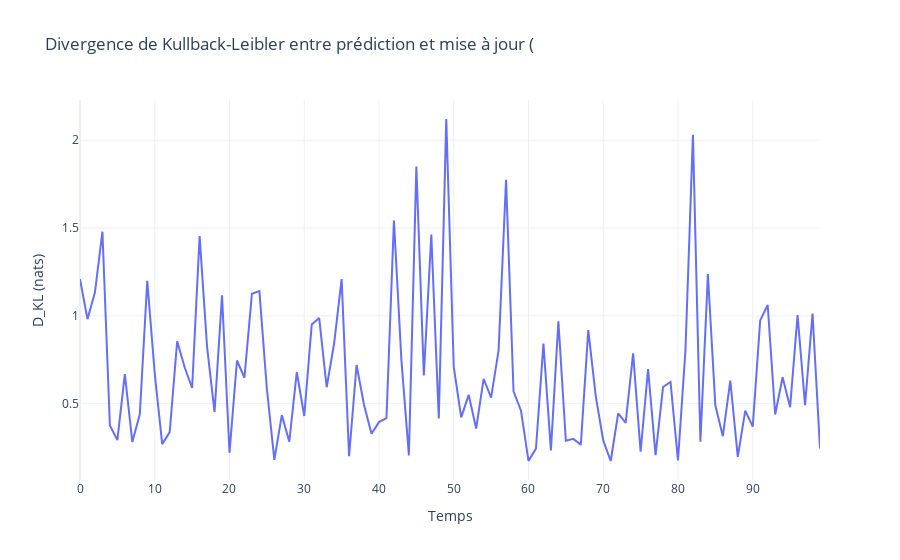

This figure's notebook cell:
### Code cell
import numpy as np
import plotly.graph_objects as go

# === Paramètres ===
Te = 1.0
T = 100  # nombre de pas de temps

# Matrice de transition (état : x, y, vx, vy)
F = np.array([
    [1, 0, Te,  0],
    [0, 1,  0, Te],
    [0, 0,  1,  0],
    [0, 0,  0,  1]
])

# Matrice d'observation (on observe x, y)
H = np.array([
    [1, 0, 0, 0],
    [0, 1, 0, 0]
])

# Covariances
Q =  np.eye(4)  # bruit de processus
R = 30 * np.eye(2)  # bruit de mesure

# État initial
x_true = np.array([0, 0, 1, 1])
x_est = np.array([0, 0, 0, 0])
P = 100 * np.eye(4)  # forte incertitude initiale

kl_hist = []

# === Fonction de divergence KL entre 2 lois normales multivariées ===
def kl_divergence_gaussians(mu0, P0, mu1, P1):
    n = mu0.shape[0]
    inv_P1 = np.linalg.inv(P1)
    delta = mu1 - mu0
    term1 = np.trace(inv_P1 @ P0)
    term2 = delta.T @ inv_P1 @ delta
    sign0, logdet0 = np.linalg.slogdet(P0)
    sign1, logdet1 = np.linalg.slogdet(P1)
    if sign0 <= 0 or sign1 <= 0:
        return np.nan
    term3 = logdet1 - logdet0
    return 0.5 * (term1 + term2 - n + term3)

# === Boucle de filtrage Kalman ===
for _ in range(T):
    # Mouvement réel
    w = np.random.multivariate_normal(np.zeros(4), Q)
    x_true = F @ x_true + w

    # Observation
    v = np.random.multivariate_normal(np.zeros(2), R)
    z = H @ x_true + v

    # Prédiction
    x_pred = F @ x_est
    P_pred = F @ P @ F.T + Q

    # Mise à jour
    y = z - H @ x_pred
    S = H @ P_pred @ H.T + R
    K = P_pred @ H.T @ np.linalg.inv(S)
    x_est = x_pred + K @ y
    P = (np.eye(4) - K @ H) @ P_pred

    # KL divergence entre postérieur et prédiction
    kl = kl_divergence_gaussians(x_est, P, x_pred, P_pred)
    kl_hist.append(kl)

# === Affichage Plotly ===
fig_kl = go.Figure()
fig_kl.add_trace(go.Scatter(
    x=list(range(T)),
    y=kl_hist,
    mode='lines',
    name='KL Divergence'
))
fig_kl.update_layout(
    title="Divergence de Kullback-Leibler entre prédiction et mise à jour (",
    xaxis_title="Temps",
    yaxis_title="D_KL (nats)",
    template="plotly_white"
)
fig_kl.show()

### Figure 1 — Plotly figure (JSON) as saved in the notebook; plotly's stock layout.template omitted (floating-point values rounded to 4 significant figures)
{"data": [{"mode": "lines", "name": "KL Divergence", "type": "scatter", "x": [0, 1, 2, 3, 4, 5, 6, 7, 8, 9, 10, 11, 12, 13, 14, 15, 16, 17, 18, 19, 20, 21, 22, 23, 24, 25, 26, 27, 28, 29, 30, 31, 32, 33, 34, 35, 36, 37, 38, 39, 40, 41, 42, 43, 44, 45, 46, 47, 48, 49, 50, 51, 52, 53, 54, 55, 56, 57, 58, 59, 60, 61, 62, 63, 64, 65, 66, 67, 68, 69, 70, 71, 72, 73, 74, 75, 76, 77, 78, 79, 80, 81, 82, 83, 84, 85, 86, 87, 88, 89, 90, 91, 92, 93, 94, 95, 96, 97, 98, 99], "y": [1.209, 0.9811, 1.134, 1.479, 0.3759, 0.2925, 0.6685, 0.2814, 0.4392, 1.199, 0.67, 0.2697, 0.3379, 0.8553, 0.7075, 0.5893, 1.455, 0.8236, 0.4525, 1.117, 0.2202, 0.7458, 0.6476, 1.126, 1.141, 0.5851, 0.1798, 0.4349, 0.2835, 0.6802, 0.4296, 0.9511, 0.9876, 0.5934, 0.8439, 1.209, 0.2011, 0.7204, 0.4924, 0.329, 0.3949, 0.4177, 1.543, 0.7477, 0.2052, 1.851, 0.6612, 1.463, 0.4152, 2.121, 0.7099, 0.422, 0.5499, 0.3587, 0.641, 0.5345, 0.8038, 1.775, 0.5708, 0.4597, 0.174, 0.2441, 0.8422, 0.2339, 0.9687, 0.289, 0.2994, 0.2656, 0.9189, 0.5426, 0.291, 0.1735, 0.4446, 0.3911, 0.7865, 0.2273, 0.6973, 0.2066, 0.5947, 0.6233, 0.1763, 0.8031, 2.031, 0.2837, 1.238, 0.4908, 0.315, 0.6318, 0.1965, 0.4608, 0.369, 0.974, 1.062, 0.438, 0.6506, 0.4797, 1.005, 0.4921, 1.013, 0.2447]}], "layout": {"title": {"text": "Divergence de Kullback-Leibler entre prédiction et mise à jour ("}, "xaxis": {"title": {"text": "Temps"}}, "yaxis": {"title": {"text": "D_KL (nats)"}}}}
